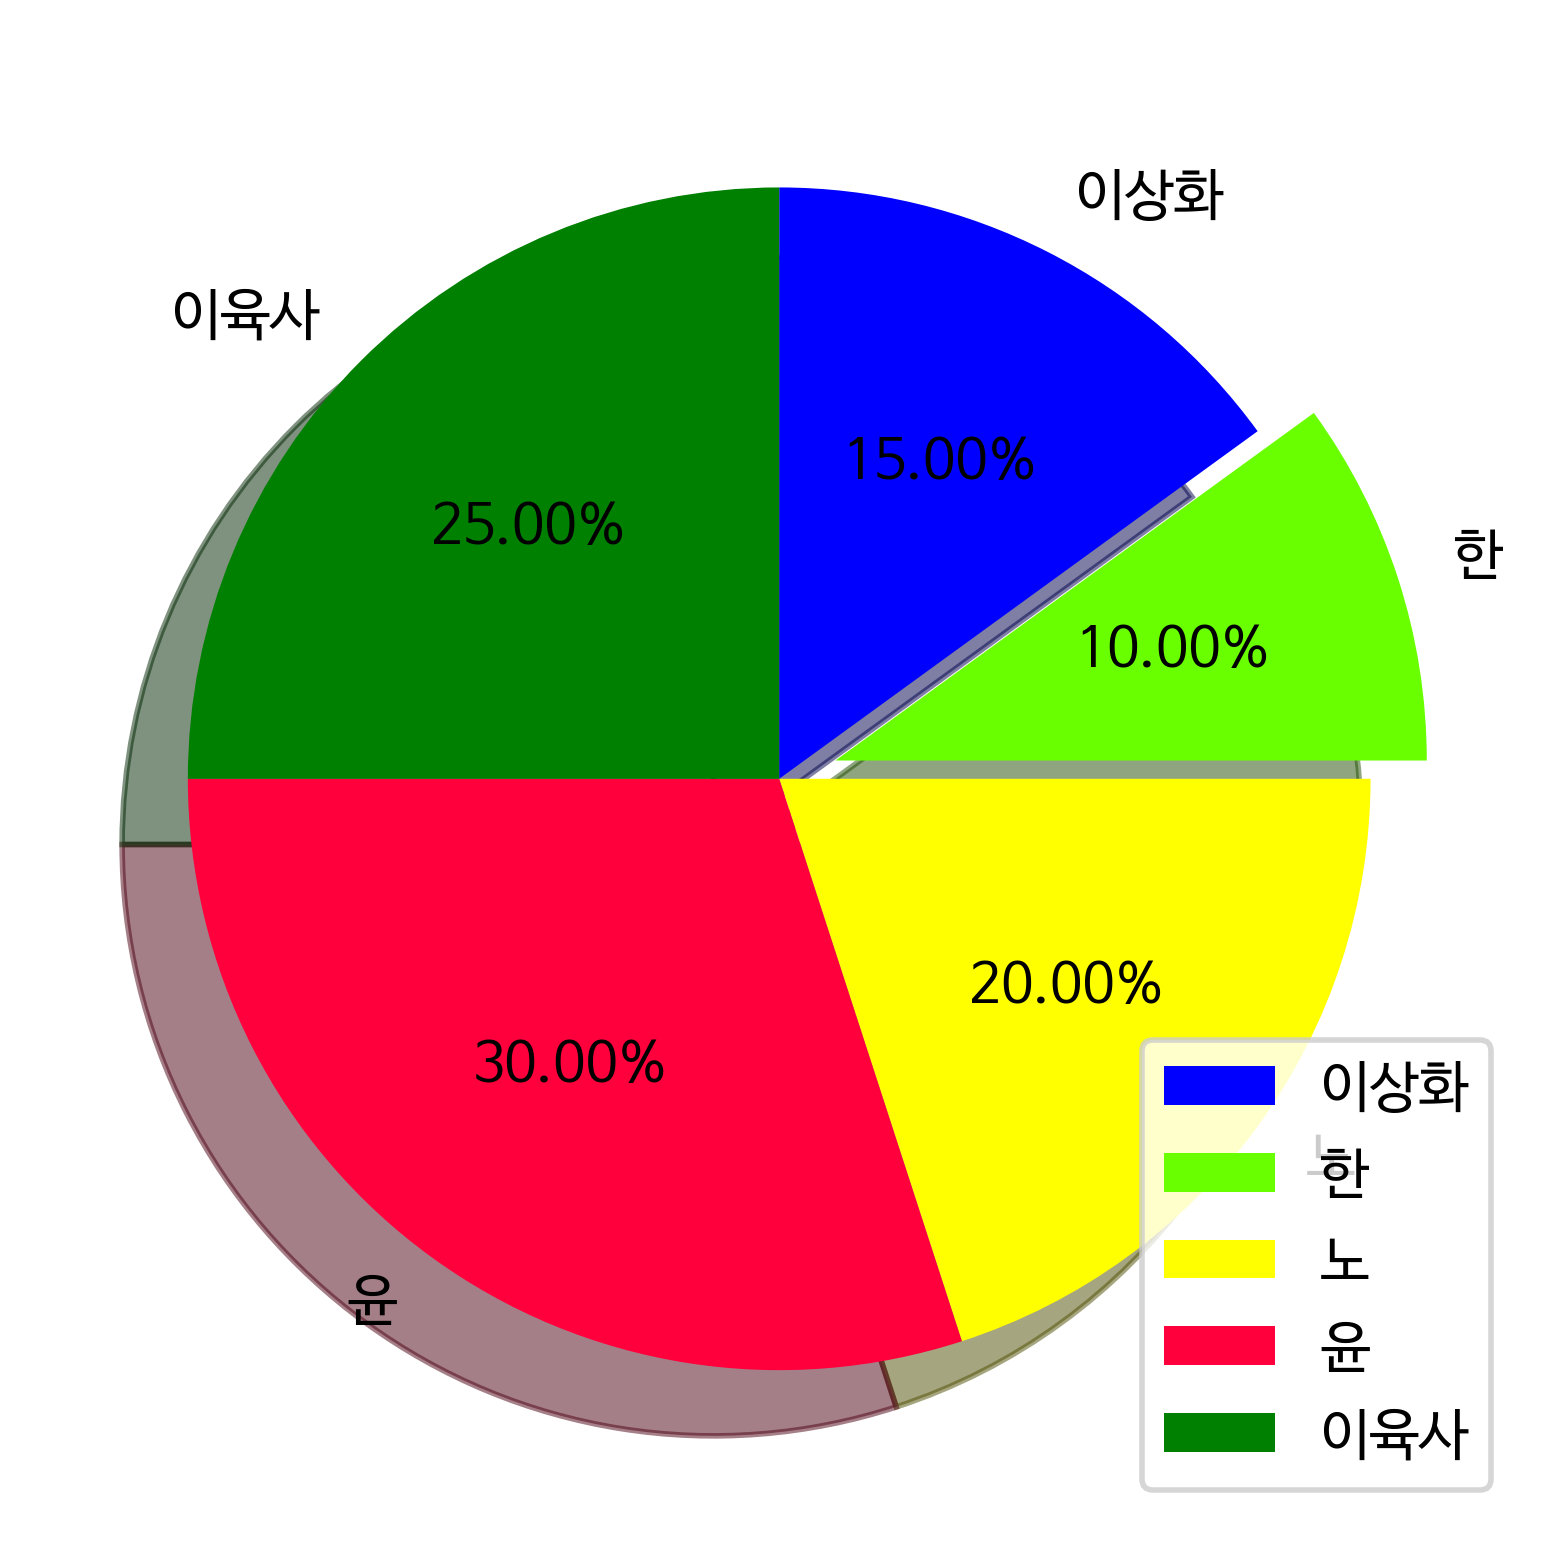

The script that saved this image:
import matplotlib.pyplot as plt

plt.rcParams['font.family'] = 'NanumBarunGothic'

mycolors = ['blue', '#6Aff00', 'yellow', '#ff003c', 'green']
mylist = [30, 20, 40, 60, 50]
myindex = ['이상화', '한', '노', '윤', '이육사']

plt.pie(x=mylist, labels=myindex, colors=mycolors, shadow=mycolors, explode = [0, 0.1, 0, 0, 0],
        autopct='%1.2f%%', startangle=90, counterclock=False)
plt.legend(loc=4)

filename='Ex_p239_09.png'
plt.savefig(filename, dpi=400, bbox_inches='tight')
print(filename + ' saved')
plt.show()